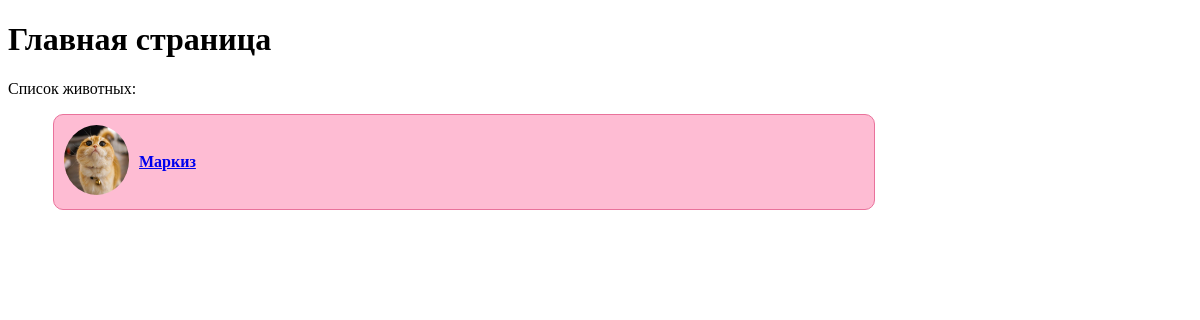
Before: /animals/ with the older database file.
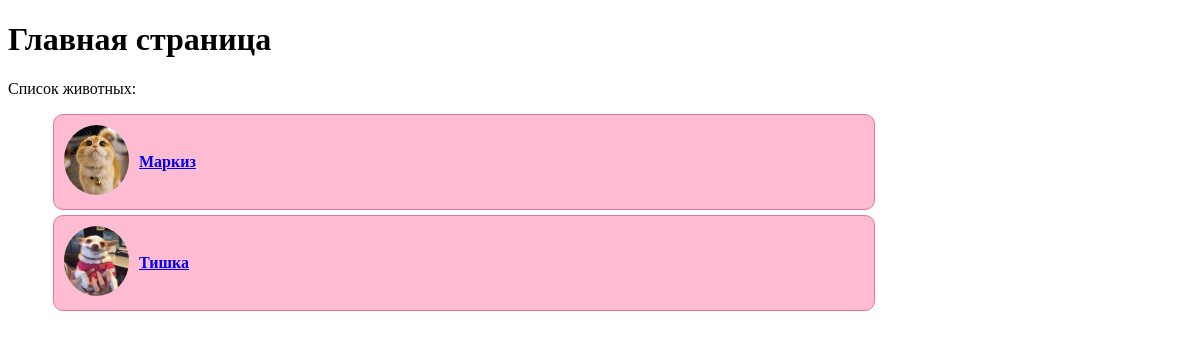
After: the same page with the newer database file.
### animals/models.py (models this page shows, shortened)
class Animal(models.Model):
    kind = models.CharField(max_length=32, verbose_name="Вид животного")
    name = models.CharField(max_length=32, verbose_name="Имя")
    description = models.TextField(verbose_name="Описание")
    birthday = models.DateField(verbose_name="День рождения")
    image = models.ImageField(upload_to='%Y/%m/%d', verbose_name="Изображение")

### animals/views.py (the view)
# urls.py: path('animals/', animal_list_view),
def animal_list_view(request):
    animals = Animal.objects.all()
    context = {"animal_list": animals}
    return render(request, "animals/animal_list.html", context)

### animals/templates/animals/animal_list.html (shortened to what this page needs)
<!DOCTYPE html>
<html lang="ru">
<head>
</head>
<body>
    <h1>Главная страница</h1>
    <p>Список животных:</p>
    <ul>
        {% for animal in animal_list %}
        <div style="border: 1px solid #e9729b; background-color: #febcd3; width: 800px; display: flex; border-radius: 10px; padding: 10px; margin: 5px;">
        <li style="display: flex; align-items: center;">
            <a href="/animal/{{animal.pk}}" style="display: flex; align-items: center;">
            <div><img src="{{ animal.image.url }}" style="height: 70px; width: 65px; border-radius: 50%;"></div>
            <div style="margin-left: 10px;"><h4>{{animal.name}}</h4></div>
            </a>
        </li>
        </div>
        {%endfor%}
    </ul>
</body>
</html>

Changed rows visible on the page:
added Animal: image (picture), name "Тишка"
